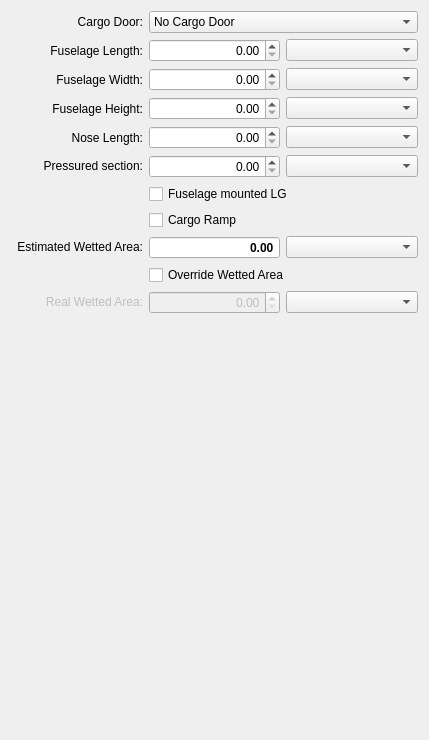
              <widget class="QWidget" name="scrollAreaWidgetContents_3">
               <property name="geometry">
                <rect>
                 <x>0</x>
                 <y>0</y>
                 <width>429</width>
                 <height>740</height>
                </rect>
               </property>
               <layout class="QGridLayout" name="gridLayout_13">
                <item row="5" column="1">
                 <widget class="QDoubleSpinBox" name="spinBoxFuseHeight">
                  <property name="toolTip">
                   <string>fuselage structural height</string>
                  </property>
                  <property name="alignment">
                   <set>Qt::AlignRight|Qt::AlignTrailing|Qt::AlignVCenter</set>
                  </property>
                 </widget>
                </item>
                <item row="8" column="0">
                 <widget class="QLabel" name="labelPressVol">
                  <property name="toolTip">
                   <string>Volume of pressurized section</string>
                  </property>
                  <property name="text">
                   <string>&lt;html&gt;&lt;head/&gt;&lt;body&gt;&lt;p&gt;Pressured section:&lt;/p&gt;&lt;/body&gt;&lt;/html&gt;</string>
                  </property>
                  <property name="alignment">
                   <set>Qt::AlignRight|Qt::AlignTrailing|Qt::AlignVCenter</set>
                  </property>
                  <property name="buddy">
                   <cstring>spinBoxPressVol</cstring>
                  </property>
                 </widget>
                </item>
                <item row="11" column="0">
                 <widget class="QLabel" name="labelWetAreaEst">
                  <property name="toolTip">
                   <string>estimated fuselage wetted area</string>
                  </property>
                  <property name="text">
                   <string>&lt;html&gt;&lt;head/&gt;&lt;body&gt;&lt;p&gt;Estimated Wetted Area:&lt;/p&gt;&lt;/body&gt;&lt;/html&gt;</string>
                  </property>
                  <property name="alignment">
                   <set>Qt::AlignRight|Qt::AlignTrailing|Qt::AlignVCenter</set>
                  </property>
                  <property name="buddy">
                   <cstring>spinBoxWetAreaEst</cstring>
                  </property>
                 </widget>
                </item>
                <item row="3" column="1">
                 <widget class="QDoubleSpinBox" name="spinBoxFuseLength">
                  <property name="toolTip">
                   <string>fuselage structural length (excludes radome cowling, tail cap)</string>
                  </property>
                  <property name="alignment">
                   <set>Qt::AlignRight|Qt::AlignTrailing|Qt::AlignVCenter</set>
                  </property>
                  <property name="maximum">
                   <double>999.990000000000009</double>
                  </property>
                 </widget>
                </item>
                <item row="13" column="0">
                 <widget class="QLabel" name="labelWettedAreaReal">
                  <property name="enabled">
                   <bool>false</bool>
                  </property>
                  <property name="toolTip">
                   <string>real fuselage wetted area</string>
                  </property>
                  <property name="text">
                   <string>&lt;html&gt;&lt;head/&gt;&lt;body&gt;&lt;p&gt;Real Wetted Area:&lt;/p&gt;&lt;/body&gt;&lt;/html&gt;</string>
                  </property>
                  <property name="alignment">
                   <set>Qt::AlignRight|Qt::AlignTrailing|Qt::AlignVCenter</set>
                  </property>
                  <property name="buddy">
                   <cstring>spinBoxWetAreaReal</cstring>
                  </property>
                 </widget>
                </item>
                <item row="4" column="1">
                 <widget class="QDoubleSpinBox" name="spinBoxFuseWidth">
                  <property name="toolTip">
                   <string>fuselage structural width</string>
                  </property>
                  <property name="alignment">
                   <set>Qt::AlignRight|Qt::AlignTrailing|Qt::AlignVCenter</set>
                  </property>
                 </widget>
                </item>
                <item row="3" column="0">
                 <widget class="QLabel" name="labelFuseLength">
                  <property name="toolTip">
                   <string>fuselage structural length (excludes radome cowling, tail cap)</string>
                  </property>
                  <property name="text">
                   <string>Fuselage Length:</string>
                  </property>
                  <property name="alignment">
                   <set>Qt::AlignRight|Qt::AlignTrailing|Qt::AlignVCenter</set>
                  </property>
                  <property name="buddy">
                   <cstring>spinBoxFuseLength</cstring>
                  </property>
                 </widget>
                </item>
                <item row="5" column="0">
                 <widget class="QLabel" name="labelFuseHeight">
                  <property name="toolTip">
                   <string>fuselage structural height</string>
                  </property>
                  <property name="text">
                   <string>Fuselage Height:</string>
                  </property>
                  <property name="alignment">
                   <set>Qt::AlignRight|Qt::AlignTrailing|Qt::AlignVCenter</set>
                  </property>
                  <property name="buddy">
                   <cstring>spinBoxFuseHeight</cstring>
                  </property>
                 </widget>
                </item>
                <item row="14" column="1">
                 <spacer name="verticalSpacerFuselage">
                  <property name="orientation">
                   <enum>Qt::Vertical</enum>
                  </property>
                  <property name="sizeHint" stdset="0">
                   <size>
                    <width>20</width>
                    <height>476</height>
                   </size>
                  </property>
                 </spacer>
                </item>
                <item row="8" column="1">
                 <widget class="QDoubleSpinBox" name="spinBoxPressVol">
                  <property name="toolTip">
                   <string>Volume of pressurized section</string>
                  </property>
                  <property name="alignment">
                   <set>Qt::AlignRight|Qt::AlignTrailing|Qt::AlignVCenter</set>
                  </property>
                  <property name="decimals">
                   <number>2</number>
                  </property>
                  <property name="maximum">
                   <double>99999.990000000005239</double>
                  </property>
                 </widget>
                </item>
                <item row="11" column="1">
                 <widget class="QDoubleSpinBox" name="spinBoxWetAreaEst">
                  <property name="font">
                   <font>
                    <weight>75</weight>
                    <bold>true</bold>
                   </font>
                  </property>
                  <property name="focusPolicy">
                   <enum>Qt::NoFocus</enum>
                  </property>
                  <property name="toolTip">
                   <string>estimated fuselage wetted area</string>
                  </property>
                  <property name="alignment">
                   <set>Qt::AlignRight|Qt::AlignTrailing|Qt::AlignVCenter</set>
                  </property>
                  <property name="readOnly">
                   <bool>true</bool>
                  </property>
                  <property name="buttonSymbols">
                   <enum>QAbstractSpinBox::NoButtons</enum>
                  </property>
                  <property name="maximum">
                   <double>9999.989999999999782</double>
                  </property>
                 </widget>
                </item>
                <item row="7" column="0">
                 <widget class="QLabel" name="labelNoseLength">
                  <property name="toolTip">
                   <string>nose length</string>
                  </property>
                  <property name="text">
                   <string>Nose Length:</string>
                  </property>
                  <property name="alignment">
                   <set>Qt::AlignRight|Qt::AlignTrailing|Qt::AlignVCenter</set>
                  </property>
                  <property name="buddy">
                   <cstring>spinBoxNoseLength</cstring>
                  </property>
                 </widget>
                </item>
                <item row="0" column="0">
                 <widget class="QLabel" name="labelCargoDoor">
                  <property name="toolTip">
                   <string>Cargo door</string>
                  </property>
                  <property name="text">
                   <string>Cargo Door:</string>
                  </property>
                  <property name="alignment">
                   <set>Qt::AlignRight|Qt::AlignTrailing|Qt::AlignVCenter</set>
                  </property>
                  <property name="buddy">
                   <cstring>comboBoxCargoDoor</cstring>
                  </property>
                 </widget>
                </item>
                <item row="4" column="0">
                 <widget class="QLabel" name="labelFuseWidth">
                  <property name="toolTip">
                   <string>fuselage structural width</string>
                  </property>
                  <property name="text">
                   <string>Fuselage Width:</string>
                  </property>
                  <property name="alignment">
                   <set>Qt::AlignRight|Qt::AlignTrailing|Qt::AlignVCenter</set>
                  </property>
                  <property name="buddy">
                   <cstring>spinBoxFuseWidth</cstring>
                  </property>
                 </widget>
                </item>
                <item row="13" column="1">
                 <widget class="QDoubleSpinBox" name="spinBoxWetAreaReal">
                  <property name="enabled">
                   <bool>false</bool>
                  </property>
                  <property name="toolTip">
                   <string>real fuselage wetted area</string>
                  </property>
                  <property name="alignment">
                   <set>Qt::AlignRight|Qt::AlignTrailing|Qt::AlignVCenter</set>
                  </property>
                  <property name="maximum">
                   <double>99999.990000000005239</double>
                  </property>
                 </widget>
                </item>
                <item row="7" column="1">
                 <widget class="QDoubleSpinBox" name="spinBoxNoseLength">
                  <property name="toolTip">
                   <string>nose length</string>
                  </property>
                  <property name="alignment">
                   <set>Qt::AlignRight|Qt::AlignTrailing|Qt::AlignVCenter</set>
                  </property>
                 </widget>
                </item>
                <item row="3" column="2">
                 <widget class="ComboUnitsLength" name="comboBoxFuseLength"/>
                </item>
                <item row="4" column="2">
                 <widget class="ComboUnitsLength" name="comboBoxFuseWidth"/>
                </item>
                <item row="5" column="2">
                 <widget class="ComboUnitsLength" name="comboBoxFuseHeight"/>
                </item>
                <item row="7" column="2">
                 <widget class="ComboUnitsLength" name="comboBoxNoseLength"/>
                </item>
                <item row="8" column="2">
                 <widget class="ComboUnitsVolume" name="comboBoxPressVol"/>
                </item>
                <item row="11" column="2">
                 <widget class="ComboUnitsArea" name="comboBoxWetAreaEst"/>
                </item>
                <item row="13" column="2">
                 <widget class="ComboUnitsArea" name="comboBoxWetAreaReal"/>
                </item>
                <item row="12" column="1" colspan="2">
                 <widget class="QCheckBox" name="checkBoxWettedAreaOverride">
                  <property name="text">
                   <string>Override Wetted Area</string>
                  </property>
                 </widget>
                </item>
                <item row="10" column="1" colspan="2">
                 <widget class="QCheckBox" name="checkBoxCargoRamp">
                  <property name="toolTip">
                   <string>Cargo Ramp</string>
                  </property>
                  <property name="text">
                   <string>Cargo Ramp</string>
                  </property>
                 </widget>
                </item>
                <item row="9" column="1" colspan="2">
                 <widget class="QCheckBox" name="checkBoxFuselageLG">
                  <property name="toolTip">
                   <string>Fuselage mounted main landing gear</string>
                  </property>
                  <property name="text">
                   <string>Fuselage mounted LG</string>
                  </property>
                 </widget>
                </item>
                <item row="0" column="1" colspan="2">
                 <widget class="QComboBox" name="comboBoxCargoDoor">
                  <property name="toolTip">
                   <string>Cargo door</string>
                  </property>
                  <item>
                   <property name="text">
                    <string>No Cargo Door</string>
                   </property>
                  </item>
                  <item>
                   <property name="text">
                    <string>One Side Cargo Door</string>
                   </property>
                  </item>
                  <item>
                   <property name="text">
                    <string>Two Side Cargo Door</string>
                   </property>
                  </item>
                  <item>
                   <property name="text">
                    <string>Aft Clamshell Door</string>
                   </property>
                  </item>
                  <item>
                   <property name="text">
                    <string>Two Side and Aft Door</string>
                   </property>
                  </item>
                 </widget>
                </item>
               </layout>
              </widget>
